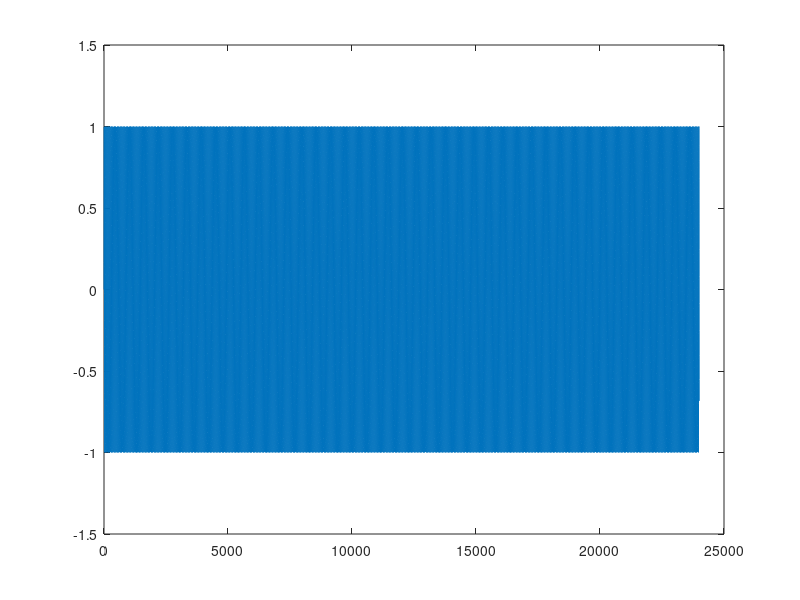

The MATLAB source for this figure: (Note: this script raises an error after producing the figure.)
%% Figure 10 from Righetti, Buchli, and Ijspeert, (2006)
% start/stop simulation
t0 = 0;                 % start time
tend = 200;            % stop time

% periodic forcing (cosine input)
Fs = 120;               % sample rate of periodic forcing
F_t = linspace(t0, tend, tend*Fs); %dt for periodic forcing
F = sin(20*F_t);        
plot(F); ylim([-1.5 1.5]);

% model parameters
d = 50;                 
q = 1;
e = 0.3;               % learning rate
w0 = [20];         % initial conditions for osc freq
%tspan = [t0 tend];     % full timespan
tspan = F_t;

for i = 1:length(w0)
[t, y] = ode23(@(t,x)rayleigh_learn(t,x,d,q,e,F,F_t)...
    ,tspan, [0, 1, w0(i)] );
end

fig = figure;
set(fig,'defaultAxesColorOrder',[[0.4940 0.1840 0.5560];	[0 0 0]]);

subplot(3,1,1)
plot(t,y(:,3), 'black');
ylabel('W (Angular Frequency)')
title('Adaptive-Frequency Rayleigh Oscillator')

hold on
subplot(3,1,2)
yyaxis right;
plot(t,F, '--black', 'LineWidth', 1.5);
ylim([-4 4]);
ylabel('F')
yyaxis left;
plot(t,y(:,1), 'LineWidth', 2, 'Color', '#7E2F8E');
ylim([-0.1 0.1]);
xlim([0 2]);
ylabel('X')
hold off;

hold on;
subplot(3,1,3)
yyaxis right;
plot(t,F, '--black', 'LineWidth', 1.5);
ylim([-4 4]);
ylabel('F')
yyaxis left;
plot(t,y(:,1), 'LineWidth', 2, 'Color', '#7E2F8E');
ylim([-0.1 0.1]);
xlim([198 200]);
xlabel('Time')
ylabel('X')
%legend('F', 'Oscillator');





      